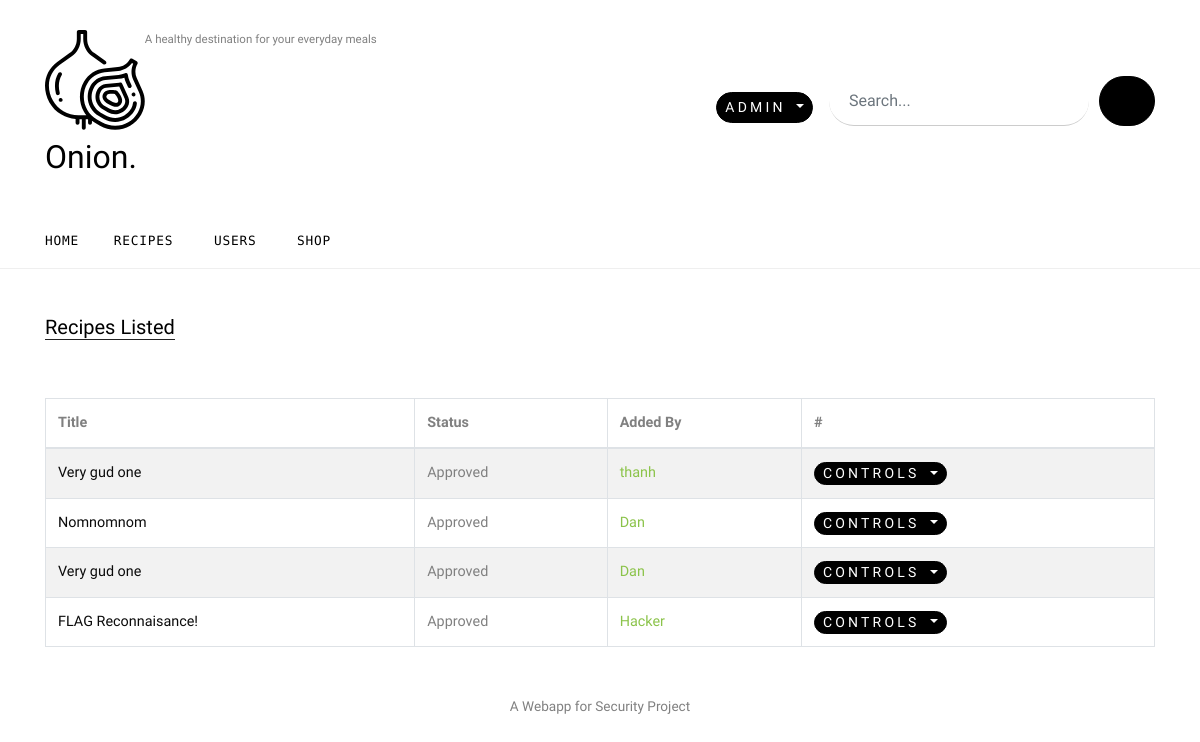
/admin/recipes (signed in), run on an earlier commit of the app's database.
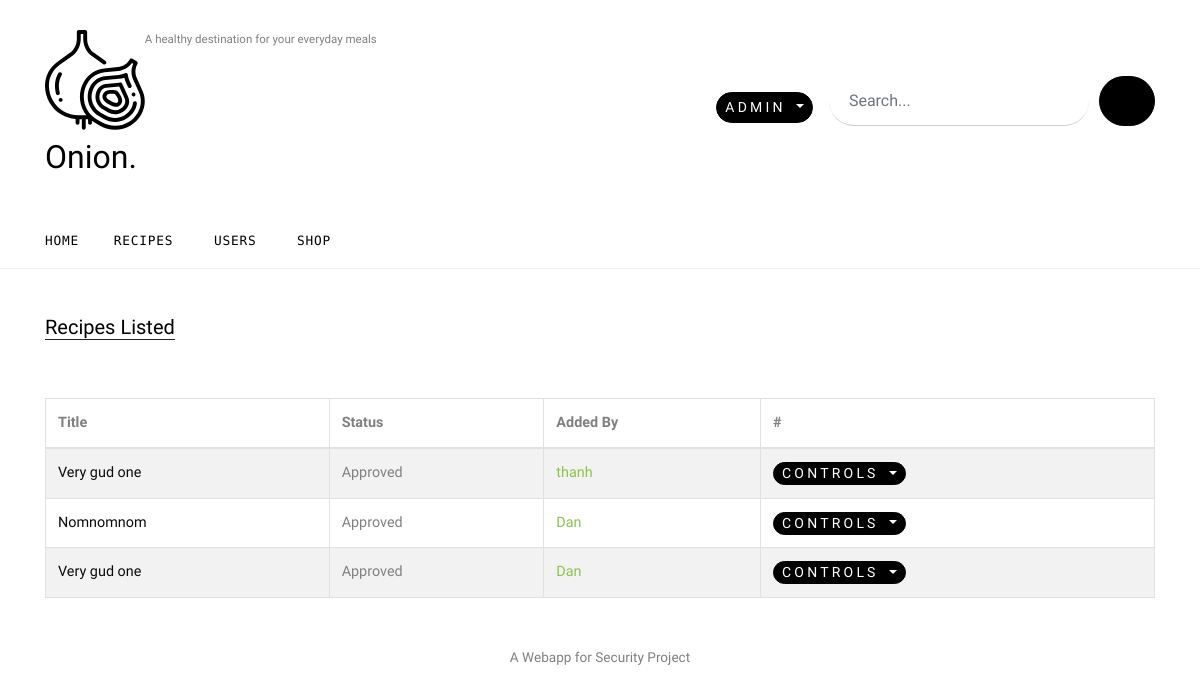
And on a later commit of the database.
### App/models.py (models this page shows, shortened)
class Recipe(db.Model):
    id = db.Column(db.Integer, primary_key=True)
    title = db.Column(db.String(255), nullable=False)
    description = db.Column(db.Text, nullable=False)
    time = db.Column(db.Integer, nullable=False)
    servings = db.Column(db.Integer, nullable=False)
    ingredients = db.Column(db.Text, nullable=False)
    image = db.Column(db.String(20), nullable=False, default="default.jpg")
    approval = db.Column(db.Integer, nullable=False)
    status = db.Column(db.String(12), nullable=False)
    saved = db.relationship('Saved', backref='saved_recipe', lazy=True)
    created_by = db.Column(db.Integer, db.ForeignKey('user.id'), nullable=False)

class User(db.Model):
    id = db.Column(db.Integer, primary_key=True)
    name = db.Column(db.Text, nullable=False)
    username = db.Column(db.String(20), unique=True, nullable=False)
    email = db.Column(db.String(120), unique=True, nullable=False)
    profile_pic = db.Column(db.String(20), nullable=False, default='default_user.jpg')
    password = db.Column(db.String(60), nullable=False)
    type = db.Column(db.String(10), nullable=False)
    designation = db.Column(db.Text, nullable=False)
    ingredient = db.relationship('Ingredient', backref='ing_creator', lazy=True)
    recipes = db.relationship('Recipe', backref='recipe_creator', lazy=True)

### App/views/admin.py (the view)
@admin.route('/recipes')
def recipes():
    valid = PassiveControls.validation()
    if valid[0] and valid[2] == "admin":
        recipe = Recipe.query.all()
        return render_template('admin/recipes.html', user=valid[3], recipes=recipe)
    else:
        return render_template("error.html", error=PassiveControls.ErrMsg.access)

### Controls/PassiveControls.py (called while the page is built)
def validation():
    if "id" and "access" and "name" in session:
        return True, session['id'], session['access'], session['name']
    else:
        return False, "None", "None", "None"

### App/templates/admin/recipes.html (shortened to what this page needs)
{% extends "admin/base.html" %}
{% block content %}
    <div class="site-section">
      <div class="container">
        <div class="row">
          <div class="col-lg-12">
            <div class="row">
              <div class="col-12">
                <div class="section-title">
                  <h2>Recipes Listed
                  </h2>
                </div>
              </div>
            </div>
            <div class="row">
              <div class="col-md-12">
                <table id="example" class="table table-striped table-bordered" style="width:100%">
        <thead>
            <tr>
                <th>Title</th>
                <th>Status</th>
                <th>Added By</th>
                <th>#</th>
            </tr>
        </thead>
        <tbody>
        {% for recipe in recipes %}
            <tr>
                <td><a style="color: #0b0b0b" href="{{ url_for('admin.single_recipe', recipe_id=recipe.id ) }}">{{recipe.title}}</a></td>
                <td>
                    {% if recipe.approval < 0 %}
                        Pending
                    {% elif recipe.approval > 0 %}
                        Approved
                    {% else %}
                        Rejected
                    {% endif %}
                </td>
                <td><a href="">{{recipe.recipe_creator.name}}</a></td>
                <td>
                  <div class="dropdown d-inline-block p-0">
              <button class="btn btn-primary py-0 px-2 dropdown-toggle" type="button" id="dropdownMenuButton" data-toggle="dropdown" aria-haspopup="true" aria-expanded="false">
                Controls
              </button>
            </div>
                </td>
            </tr>
        {% endfor %}
        </tbody>
    </table>
          </div>
        </div>
      </div>
    </div>
{% endblock %}

What changed in the data, as far as the page shows it:
removed Recipe: title "FLAG Reconnaisance!", approval "Approved", recipe_creator.name "Hacker"
